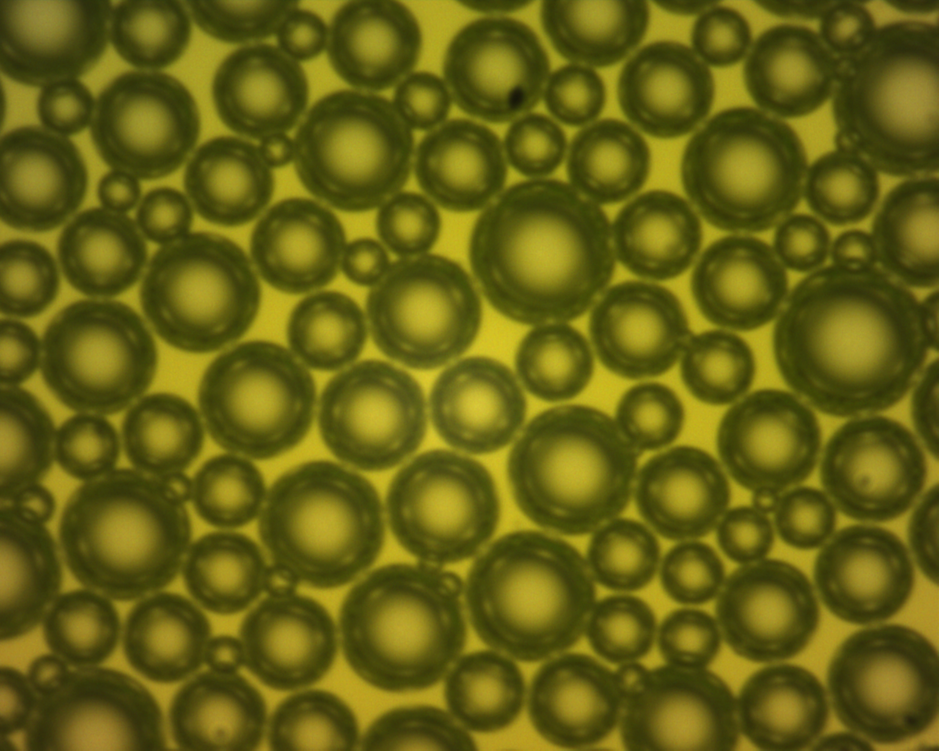
#> input picture Example_image.tif, 939 x 751 px, shrunk from 1280 x 1024 before the run
$ python Measurement.py
#> lines starting #> are read from the running program, lines starting #| are printed output that depends on the picture; after the words box and inside, x2 and y2 are one past the last pixel; in counts of white or black regions, pixels touching at a corner belong together
#!/usr/bin/env python3
# -*- coding: utf-8 -*-
#!/usr/bin/env python3
# -*- coding: utf-8 -*-
"""
Created on Mon Nov  8 14:53:30 2021

@author: krishanbumma
"""


import numpy as np
import matplotlib.pyplot as plt
from scipy import ndimage as ndi
import skimage as ski
from skimage import io,color,measure,util
from skimage.filters import difference_of_gaussians,threshold_local
from scipy import ndimage
from skimage.draw import circle_perimeter, disk
from skimage.feature import peak_local_max
from skimage.segmentation import clear_border, watershed
import pandas as pd


# code de mesure de taille de bulles
# permet de mesurer la taille des bulles sur une image du
# type bulles monocouche de bulles sur un liquide
# l'algorithme suit les étapes suivantes :
#   -Ouverture de l'image
#   -filtre pass bande pour mieux détecter les bords des bulles (sans bruit aux petites échelles) et éliminer le vignétage (grandes échelles)
#   -threshold
#   -mesure des zones blanches circulaires (type analyse particles sur imageJ)
#   -supression des zones intérieures et passage en négatif / les zones représentées par les bulles sont désormais noires
#   -repétitions de :
#       -calcul de la distance de chanque pixel blanc au pixel noir le plus proche
#       -algorithmeme de watershed
#       -mesure plus élimination des zone circulaires
#   -dessin des zones circulaires sur une copie de la photo initiale
#   -enregistrement des données


# Plus l'image est nette et sans flou de mouvement, meilleure sera la détection.
# Toutefois, les différents filtres permettent de rattraper certaines images.

# le code prend en entrée une image   (filename), et forme une liste des rayons des bulles mesurées
# et crée une image ont sont affichées les bulles mesurées


filename = 'Example_image.tif' # chemin de l'image à traiter

#  PARAMETRES MODIFIABLES
NumOfErosions=8       #Permet d'éliminer des irrécularités empêchant la detection, mais rend tout rond.
FillingHoles=False
center_filling_ratio = 1.3   #entre 1 et 2 : 2 = rempli les trous avec un cercles de la taille exacte du trou. 1 = Un cercle 2 fois plus grand. Tres efficace pour enlever les petites erreurs dans le threshold à cause de reflections etc..
r_min = 20   #rayon minimum mesuré (en pixels)
minimum_circularity = 0.81

# On laisse le scale 1 ici, on y touche plus tard dans la méthode, une fois sur numbers
pixels_to_um=1

bpfilterlow= 3 # 3-5 pour lisser les reflections internes
bpfilterhigh= 400  #200-600 usually    600 = enleve uniquement l'inhomogeneite de luminosité. 250 = rend tout un peut flou.


orig_image=io.imread(filename, plugin='pil')
#> orig_image is the input picture: shape (751, 939, 4); mean R, G, B, A 101.3, 97.3, 18.7, 255
image=io.imread(filename, plugin='pil', as_gray=True)


#Transforme orig_image en image grise RVB pour la création du jpg
for i in range(orig_image.shape[0]):
    for j in range(orig_image.shape[1]):
        Norm=min(image[i,j]*255*1,255)
        orig_image[i,j]=[Norm,Norm,Norm,255]


# plt.imshow(image)
# plt.title('original image')
# plt.show()


filtered_image = difference_of_gaussians(image,bpfilterlow,bpfilterhigh, mode='reflect')


# plt.imshow(filtered_image)
# plt.title('bandpass filter')
# plt.show()


kernel=None #np.ones((3,3))


# Peut aider pour eliminer le bruit due au bandpass filter
filtered_image=ski.morphology.dilation(filtered_image, footprint=kernel)
filtered_image=ski.morphology.dilation(filtered_image, footprint=kernel)
filtered_image=ski.morphology.dilation(filtered_image, footprint=kernel)

filtered_image=ski.morphology.erosion(filtered_image, footprint=kernel)
filtered_image=ski.morphology.erosion(filtered_image, footprint=kernel)
filtered_image=ski.morphology.erosion(filtered_image, footprint=kernel)


block_size = 61
local_thresh = threshold_local(filtered_image, block_size, offset=0)
binary_local = filtered_image > local_thresh
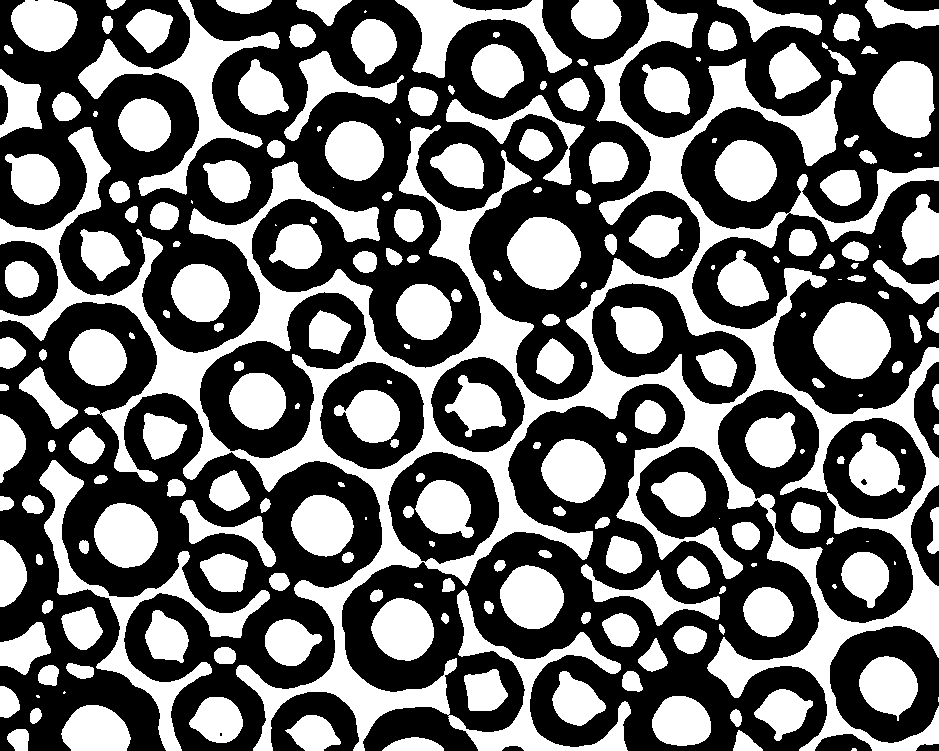
#> binary_local: shape (751, 939) bool; 42.3% white; 219 white regions (22 under 20 px), largest, box (x1, y1, x2, y2) and area: (0, 0, 939, 751) 104234, (39, 460, 270, 751) 8487, (78, 0, 280, 196) 7768

threshold_global_otsu = ski.filters.threshold_otsu(filtered_image)
#> threshold_global_otsu = 0.0416
global_otsu = filtered_image >= threshold_global_otsu
#> global_otsu: shape (751, 939) bool; 31.4% white; 197 white regions (2 under 20 px), largest, box (x1, y1, x2, y2) and area: (253, 206, 730, 556) 23671, (312, 650, 447, 732) 3968, (509, 219, 579, 289) 3811

global_otsu = filtered_image >= (threshold_global_otsu+local_thresh)/2    #homemade treshold
#> global_otsu: shape (751, 939) bool; 34.1% white; 213 white regions (14 under 20 px), largest, box (x1, y1, x2, y2) and area: (251, 205, 754, 626) 28541, (113, 270, 372, 410) 7373, (308, 644, 448, 735) 4051


# [6 lines of commented-out code are left out]


"""
radius = 600

footprint = disk(radius)
local_otsu = ski.filters.rank.otsu(img, footprint)

global_otsu= img>= local_otsu/255
"""


mask = global_otsu == 255  #Sets TRUE for all 255 valued pixels and FALSE for 0
#> mask: shape (751, 939) bool; every value is 0
#print(mask)   #Just to confirm the image is not inverted.


mask = clear_border(global_otsu)   #Removes edge touching grains.
#> mask: shape (751, 939) bool; 28.8% white; 177 white regions (14 under 20 px)

s = [[1,1,1],[1,1,1],[1,1,1]]
#label_im, nb_labels = ndimage.label(mask)
labeled_mask, num_labels = ndi.label(mask, structure=s)
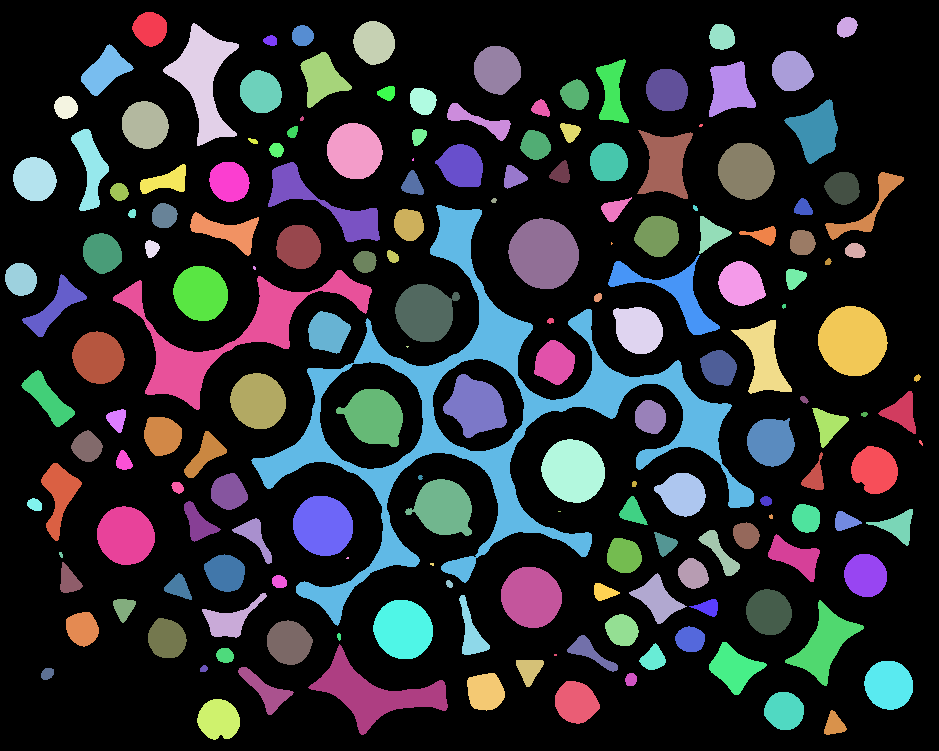
#> labeled_mask: shape (751, 939) int32; 178 distinct labels, from 0 to 177; one colour per label, 0 black
#> num_labels = 177

#The function outputs a new image that contains a different integer label
#for each object, and also the number of objects found.

# table is a dictionary mapping column names to data columns
# (NumPy arrays)
table = measure.regionprops_table(
    labeled_mask,
    properties=('label','area',
            'equivalent_diameter',
            'orientation',
            'major_axis_length',
            'minor_axis_length',
            'perimeter'),)
#> table = 7 items


# Circularity test
condition = (table['minor_axis_length']/table['major_axis_length'] >minimum_circularity) & (table['area']*1.1>np.pi*(table['equivalent_diameter']**2/4)) & (table['area']/(table['major_axis_length']**2*np.pi/4)>minimum_circularity) & (table['area']/(table['minor_axis_length']**2*np.pi/4)<1.2)

# zero out labels not meeting condition
input_labels = table['label']
#> input_labels = 177 values from 1 to 177
output_labels = input_labels * condition
#> output_labels = 177 values, max 176 at index 175, min 0 at index 1, mean 39.56

filtered_lab_image = util.map_array(
  labeled_mask, input_labels, output_labels
)
#> filtered_lab_image: shape (751, 939) int64; 81 distinct labels, from 0 to 176


#Let's color the labels to see the effect
img2 = color.label2rgb(filtered_lab_image, bg_label=0)

# plt.imshow(img2)
# plt.title('detected circular regions inside')
# plt.show()


clusters = measure.regionprops(filtered_lab_image, image)
#> clusters = 80 regions; largest, box (x1, y1, x2, y2) and area: (508, 218, 579, 289) 3860, (818, 306, 888, 376) 3770, (541, 439, 605, 503) 3135, (501, 567, 562, 628) 2913, (293, 496, 353, 556) 2843

propList = ['area',
            'equivalent_diameter', #Added... verify if it works
            'orientation', #Added, verify if it works. Angle btwn x-axis and major axis.
            'major_axis_length',
            'centroid',
            'minor_axis_length',
            'perimeter']

negative=np.ones(filtered_image.shape)-global_otsu


#First cell blank to leave room for header (column names)
#and cluster_props['area']/(cluster_props['major_axis_length']**2*np.pi/4)>0.9 and cluster_props['area']/(cluster_props['minor_axis_length']**2*np.pi/4)<1.1

for table in clusters:
    if table['major_axis_length']>0 and (table['minor_axis_length']/table['major_axis_length'] >minimum_circularity) & (table['area']*1.1>np.pi*(table['equivalent_diameter']**2/4)) & (table['area']/(table['major_axis_length']**2*np.pi/4)>minimum_circularity) & (table['area']/(table['minor_axis_length']**2*np.pi/4)<1.2):
        cluster_props=table
        r = cluster_props['major_axis_length']/center_filling_ratio
        center=cluster_props['centroid']
        rr, cc = disk(center, r, shape=negative.shape)
        negative[rr, cc] = 1
#> this loop made 80 passes
#> (r, center) on passes 1 to 8: (26.86, (28.3, 149.8)), (33.67, (42.22, 373.6)), (20.79, (36.59, 721.4)), (17.08, (35.29, 302.2)), (37.26, (69.31, 496.7)), (32, (70.74, 791.3)), (34.19, (89.69, 666.6)), (34.02, (91.52, 260.4))
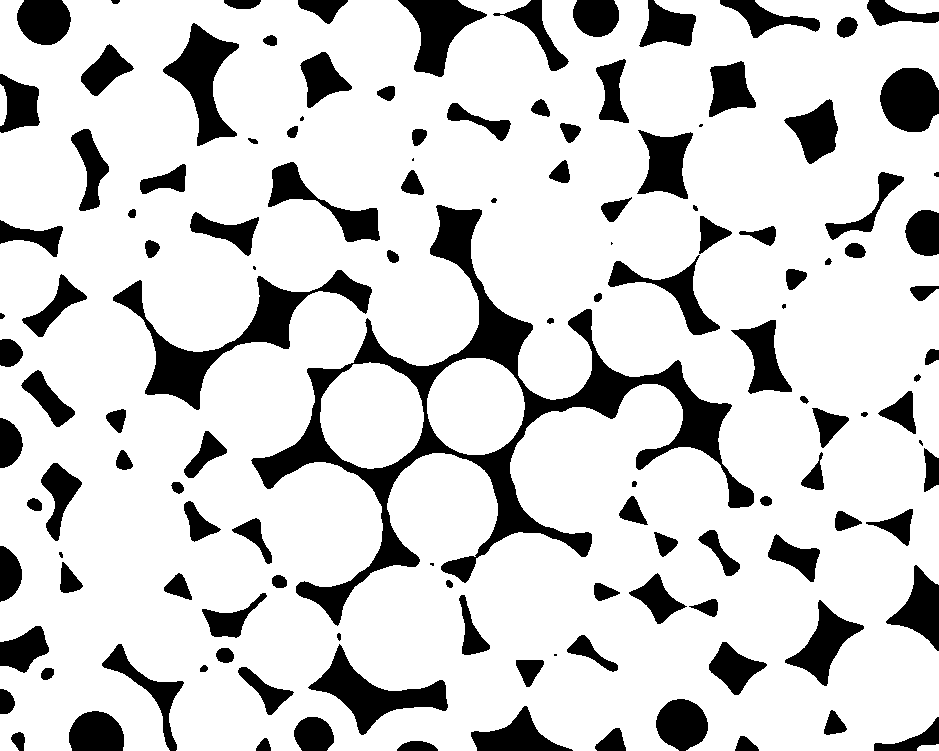
#> negative: shape (751, 939) float64; values 0 (black) and 1 (white), 81.4% white; 130 black regions (10 under 20 px)


plt.imshow(negative,cmap='gray')
plt.title('Background after erosion')
plt.show()


distance = ndi.distance_transform_edt(negative)
# plt.imshow(np.power(distance,1),cmap='jet')
# plt.title('distance mapping')
# plt.show()

coords = peak_local_max(distance, footprint=np.ones((3, 3)))
#> coords = 1017 pairs, first value 1 to 749, second value 1 to 937
mask = np.zeros(distance.shape, dtype=bool)

mask[tuple(coords.T)] = True
markers, _ = ndi.label(mask)
labels = watershed(-distance, markers, mask=negative)
#> labels: shape (751, 939) int32; 740 distinct labels, from 0 to 739


Temp= color.label2rgb(labels, bg_label=0)
# plt.imshow(Temp)
# plt.title('watershed segmentation')
# plt.show()


clusters = measure.regionprops(labels, image)
#> clusters = 739 regions; largest, box (x1, y1, x2, y2) and area: (471, 179, 615, 324) 15704, (338, 562, 465, 691) 12736, (464, 532, 596, 661) 12719, (59, 468, 192, 586) 12584, (510, 407, 639, 534) 12431

propList = ['area',
            'equivalent_diameter', #Added... verify if it works
            'orientation', #Added, verify if it works. Angle btwn x-axis and major axis.
            'major_axis_length',
            'minor_axis_length',
            'perimeter', 'centroid']


#crée un fichier avec toutes les données mesurées

output_file = open(filename[:-4]+'_pix.csv', 'w')
output_file.write(',' + ",".join(propList) + ', , '+'\n') #join strings in array by commas, leave first cell blank
#First cell blank to leave room for header (column names)


NofCirc=0
selected=negative.copy()
NewNegative=negative.copy()
for cluster_props in clusters:
    table=cluster_props
    if table['major_axis_length']>2*r_min and (table['minor_axis_length']/table['major_axis_length'] >minimum_circularity) & (table['area']*1.1>np.pi*(table['equivalent_diameter']**2/4)) & (table['area']/(table['major_axis_length']**2*np.pi/4)>minimum_circularity) & (table['area']/(table['minor_axis_length']**2*np.pi/4)<1.2) and table['minor_axis_length']>2*r_min:
        for prop in propList:
            if(prop == 'area'):
                to_print = cluster_props[prop]   #Convert pixel square to um square
            elif (prop=='equivalent_diameter'):
                to_print = cluster_props[prop]
            elif(prop == 'orientation'):
                to_print = cluster_props[prop]*57.2958  #Convert to degrees from radians
            else:
                to_print = cluster_props[prop]     #Reamining props, basically the ones with Intensity in its name
            output_file.write(',' + str(to_print))
        output_file.write('\n')

        r = cluster_props['major_axis_length']/2
        center=cluster_props['centroid']
        rr, cc = disk(center, r, shape=negative.shape)
        x,y=circle_perimeter(np.uint(center[0]),np.uint(center[1]),np.uint(r),shape=negative.shape)
        selected[rr, cc] = 0.5
        NewNegative[rr, cc] = 0
        orig_image[x,y]=(255,0,0,255)   #trace des cercles rouge sur l'image grise RVB
        NofCirc+=1
#> this loop made 739 passes
#> (r, center) on passes 58, 71, 146, 148, 150, 152, 171, 189: (25.3, (35, 303.3)), (47.91, (42.48, 373.1)), (48.75, (88.9, 665.9)), (48.13, (90.7, 260.1)), (30.21, (96.57, 576.1)), (29.22, (99.55, 422.1)), (54.61, (123.4, 144.8)), (60.58, (149.8, 353.6))
#> NewNegative: shape (751, 939) float64; values 0 (black) and 1 (white), 25.8% white; 297 white regions (229 under 20 px), largest, box (x1, y1, x2, y2) and area: (654, 0, 939, 458) 59514, (0, 240, 244, 751) 35636, (0, 0, 304, 231) 25194
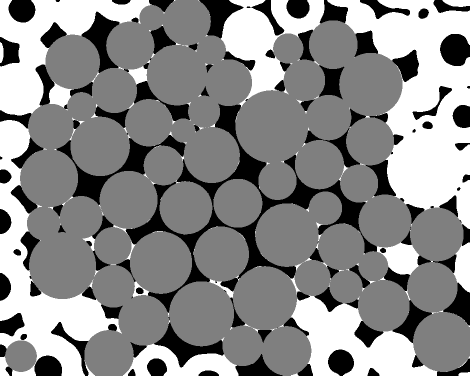
#> selected: shape (751, 939) float64 (shown at 1/2 size); min 0, max 1, mean 0.544
#> after the loop, NofCirc = 55


# [8 lines of commented-out code are left out]

NewCircs=1
for i in range(NumOfErosions):
    if i==2 and FillingHoles==True :
        NewNegative=ndimage.binary_fill_holes(NewNegative, structure=np.ones((5,5))).astype(int)

    if True :


        negative=NewNegative

        for j in range(min(i,NumOfErosions)):
            negative=ski.morphology.dilation(negative,footprint=kernel)
        for j in range(min(i,NumOfErosions)):
            negative=ski.morphology.erosion(negative,footprint=kernel)


        distance = ndi.distance_transform_edt(negative)

        # [7 lines of commented-out code are left out]

        coords = peak_local_max(distance, footprint=np.ones((3, 3)))
        mask = np.zeros(distance.shape, dtype=bool)

        mask[tuple(coords.T)] = True
        markers, _ = ndi.label(mask)
        labels = watershed(-distance, markers, mask=negative)


        # [4 lines of commented-out code are left out]


        clusters = measure.regionprops(labels, image)


        #First cell blank to leave room for header (column names)
        selected=negative.copy()
        NewNegative=negative.copy()
        NewCircs=0
        for cluster_props in clusters:
            table=cluster_props
            if table['major_axis_length']>2*r_min and (table['minor_axis_length']/table['major_axis_length'] >minimum_circularity) & (table['area']*1.1>np.pi*(table['equivalent_diameter']**2/4)) & (table['area']/(table['major_axis_length']**2*np.pi/4)>minimum_circularity) & (table['area']/(table['minor_axis_length']**2*np.pi/4)<1.2) and table['minor_axis_length']>2*r_min:

                for prop in propList:
                    if(prop == 'area'):
                        to_print = cluster_props[prop]   #Convert pixel square to um square
                    elif(prop == 'orientation'):
                        to_print = cluster_props[prop]*57.2958  #Convert to degrees from radians
                    else:
                        to_print = cluster_props[prop]     #Reamining props, basically the ones with Intensity in its name
                    output_file.write(',' + str(to_print))
                output_file.write('\n')

                r = cluster_props['major_axis_length']/2
                center=cluster_props['centroid']
                rr, cc = disk(center, r, shape=negative.shape)
                x,y=circle_perimeter(np.uint(center[0]),np.uint(center[1]),np.uint(r),shape=negative.shape)
                selected[rr, cc] = 0.5
                NewNegative[rr, cc] = 0
                orig_image[x,y]=(255,0,0,255)
                NewCircs+=1

        NofCirc+=NewCircs
#> this loop made 8 passes
#> NofCirc on passes 1 to 8: 59, 59, 60, 61, 61, 61, 61, 62
#> NewNegative: shape (751, 939) float64; values 0 (black) and 1 (white), 20.1% white; 277 white regions (211 under 20 px), largest, box (x1, y1, x2, y2) and area: (0, 0, 304, 751) 58739, (738, 0, 939, 274) 33679, (608, 606, 875, 751) 18950
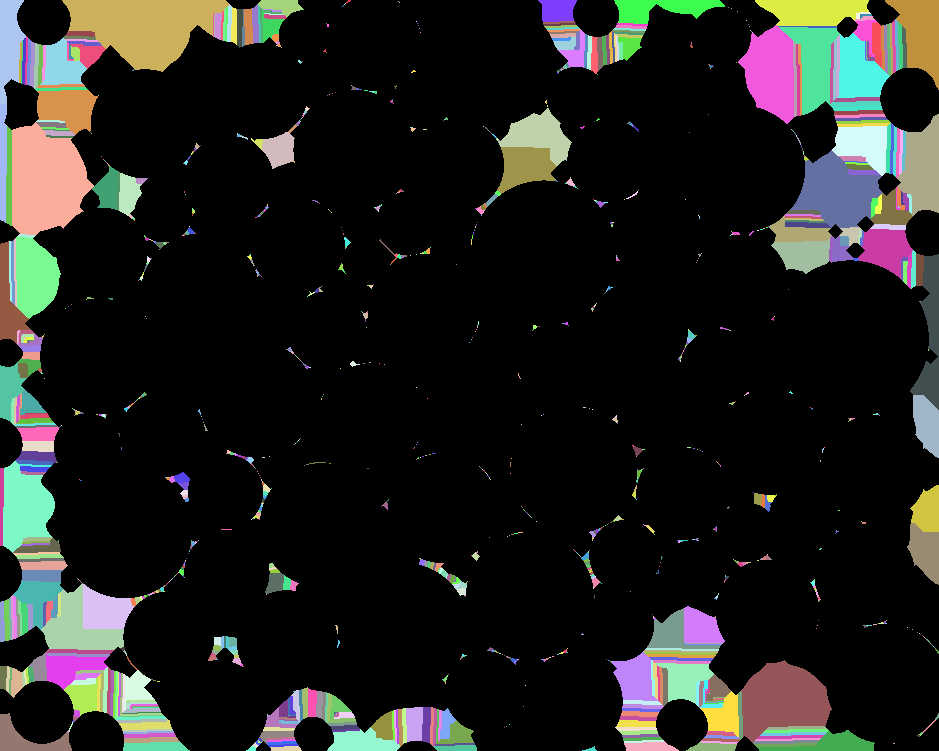
#> labels: shape (751, 939) int32; 1316 distinct labels, from 0 to 1315; one colour per label, 0 black
#> mask: shape (751, 939) bool; 0.35% white in thin lines or dots
#> negative: shape (751, 939) float64; values 0 (black) and 1 (white), 20.4% white; 276 white regions (211 under 20 px), largest, box (x1, y1, x2, y2) and area: (0, 0, 304, 751) 58739, (738, 0, 939, 458) 39557, (608, 606, 875, 751) 18950
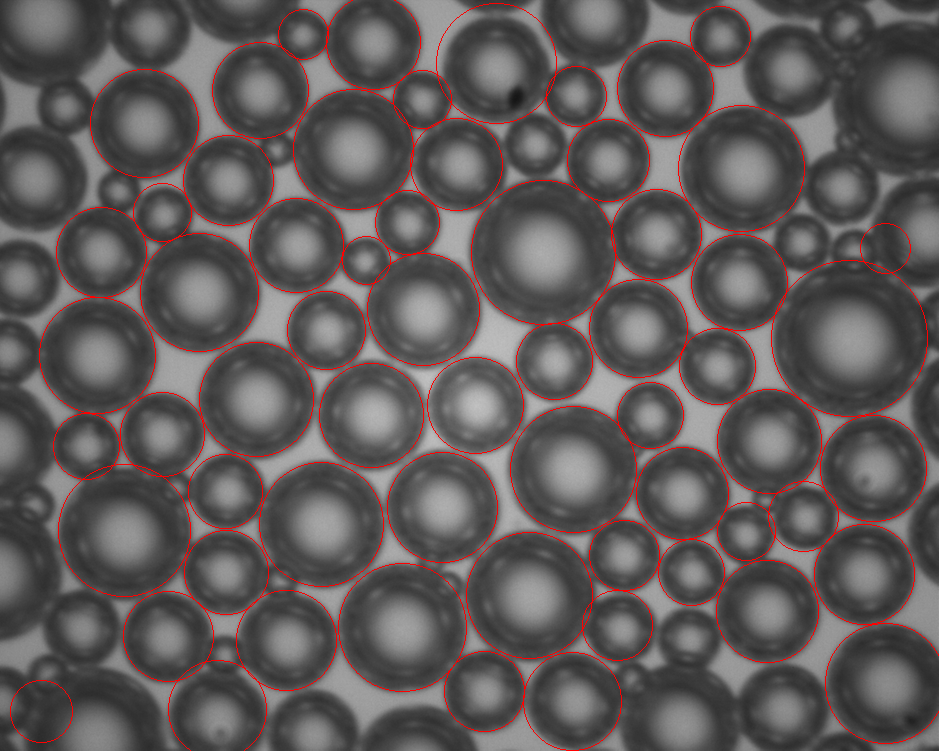
#> orig_image: shape (751, 939, 4); mean R, G, B, A 95.6, 89.8, 89.8, 255
#> after the loop, NofCirc = 62

    #     plt.imshow(selected,cmap='gray')
    #     plt.title('selected circles = {}'.format(NofCirc))
    # #  plt.savefig(filename[:-4]+'_selectedCircles.png', dpi=1000)
    #     plt.show()


plt.imshow(orig_image)
plt.title('selected circles = {}'.format(NofCirc))
plt.show()
io.imsave(filename[:-4] + '_selectedCircles.png', orig_image)


output_file.close()  #Closes the file, otherwise it would be read only.
